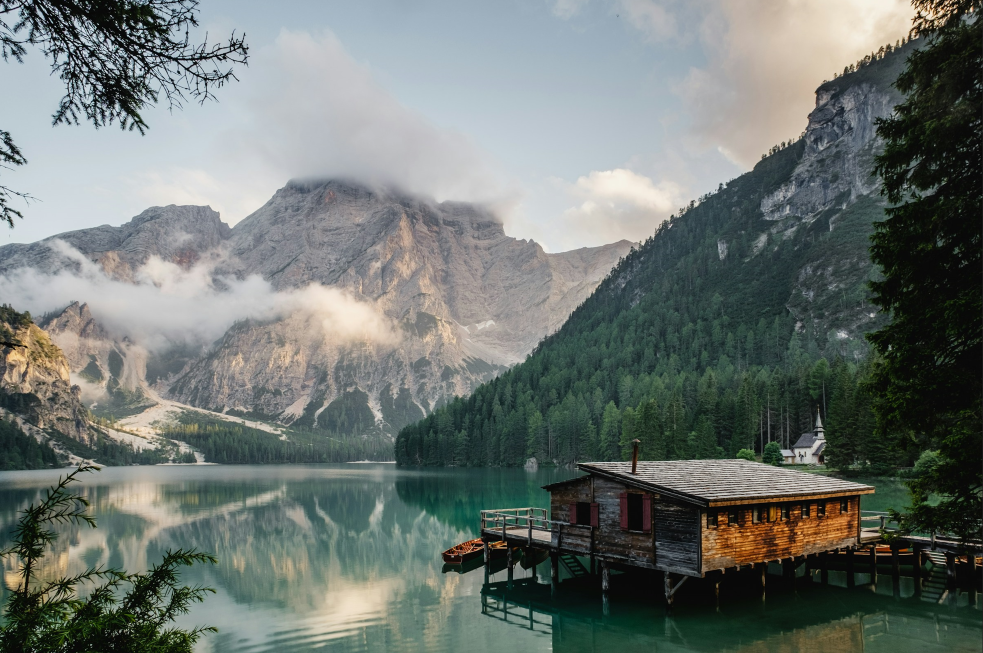
#> input picture src/LakeView.png, 1966 x 1306 px (shown at 1/2 size)
$ python project.py
#> lines starting #> are read from the running program, lines starting #| are printed output that depends on the picture
import os
from PIL import Image
from PIL import ImageFilter

class TurnMosaic:
    def __init__ (self, image_name, mosaic_size):
        self.image_name = image_name
        self.mosaic_size = mosaic_size


    def load_image(self):
        try:
            self.image = Image.open(self.image_name)
#> self.image is the input picture: PIL image 1966x1306 RGBA; mean R, G, B, A 110.1, 117.6, 113.3, 255
            #Resize the image
            self.resize_image()
            return True
        except FileNotFoundError:
            print(f"Error: Image '{self.image_name}' not found.")
            return False

    def resize_image(self):
        new_size = (self.image.width // 2, self.image.height // 2)
#> new_size = (983, 653)
        self.image = self.image.resize(new_size, Image.LANCZOS)
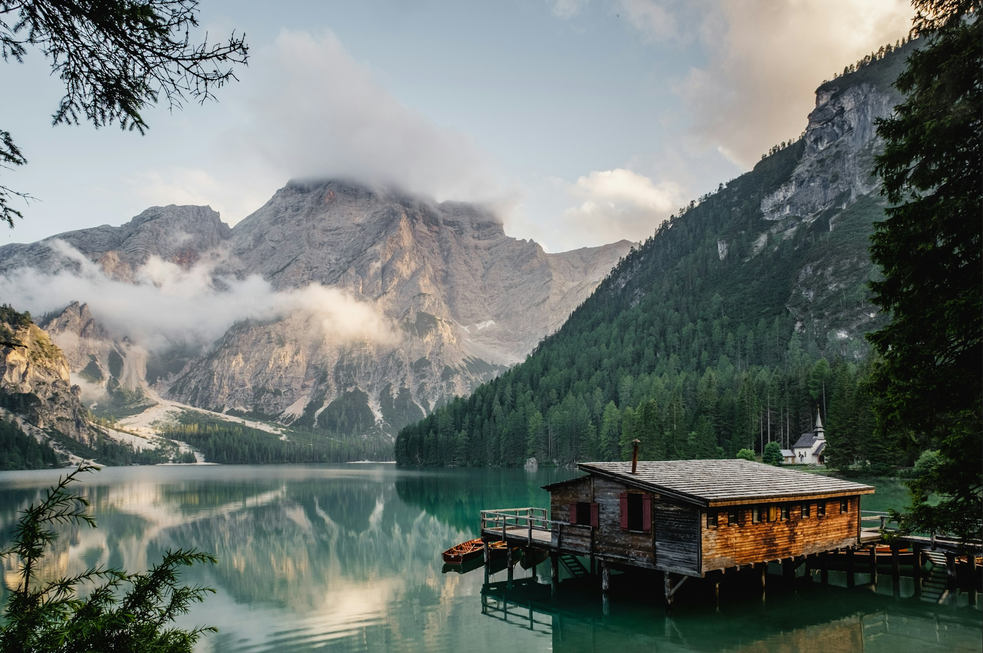
#> self.image: PIL image 983x653 RGBA; mean R, G, B, A 110.2, 117.6, 113.3, 255

    def create_mosaic(self):
        #Solves: AttributeError: 'TurnMosaic' object has no attribute 'image'
        if not hasattr(self, 'image'):
            if not self.load_image():
                return

        width, heigth = self.image.size
#> width = 983; heigth = 653

        #scan the image
        for y in range(0, heigth, self.mosaic_size):
            for x in range(0, width, self.mosaic_size):
                #Create the region to blur
                box = (x, y, x + self.mosaic_size, y + self.mosaic_size)
                box_region = self.image.crop(box)

                #(Blurred Version)
                #blurred_region = box_region.filter(ImageFilter.GaussianBlur(radius=15))
                #self.image.paste(blurred_region, box)

                #(Single Color Version)

                average_color = self.calculate_average_color(box_region)
                solid_color_image = Image.new('RGB',(self.mosaic_size, self.mosaic_size), average_color)
                self.image.paste(solid_color_image, box)
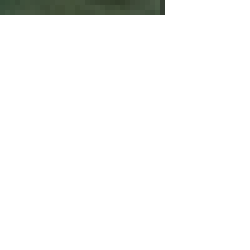
#> box_region: PIL image 50x50 RGBA (shown 5 times larger); mean R, G, B, A 2.5, 3.1, 2.3, 10.1; transparent parts drawn white
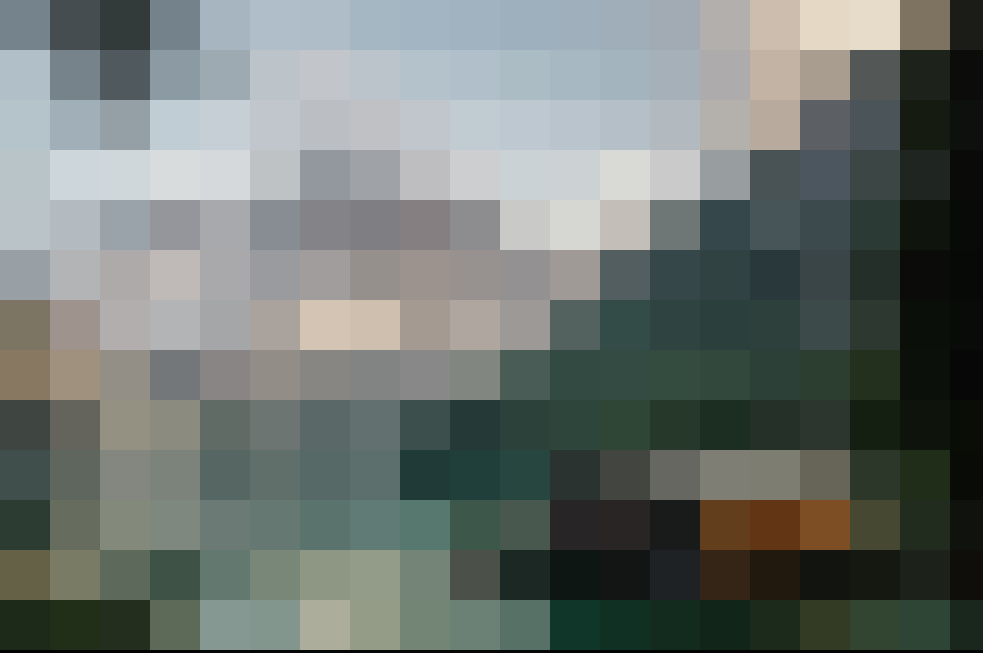
#> self.image: PIL image 983x653 RGBA; mean R, G, B, A 109.1, 116.4, 112.3, 255


    def calculate_average_color(self, image):
        # Calculate the average color of the image
        total_average_color = tuple(int(sum(colors) / len(colors)) for colors in zip(*image.getdata()))
        return total_average_color


    def save_mosaic(self, output_name):
#> called with output_name = 'Mosaiced_LakeView.JPEG'
        if hasattr(self, 'image'):
            #convert image format to JPEG
            if self.image.mode == 'RGBA':
                self.image = self.image.convert('RGB')
#> self.image: PIL image 983x653 RGB
            #save image in JEPG
            self.image.save(output_name, 'JPEG', quality = 95)
        else:
            print("Error: No image to save.")


def main():
    image_name = "LakeView.png"

    #sets the mosaic size  to blurr
    mosaic_size = 50

    mosaic = TurnMosaic(image_name, mosaic_size)
    mosaic.create_mosaic()

    mosaic.save_mosaic("Mosaiced_LakeView.JPEG")


if __name__ == "__main__":
    main()
